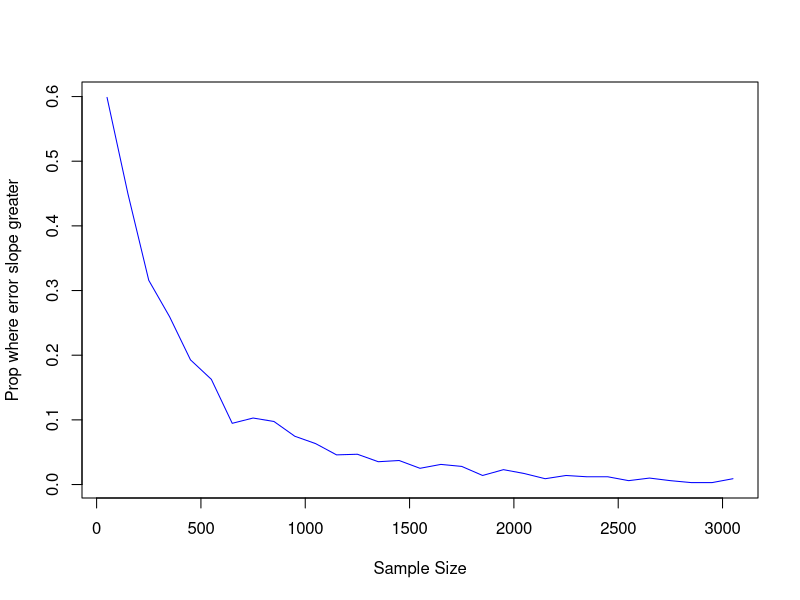

Reproduce this figure in R.
r <- .15

propor <-numeric(31)
powers<-seq(50,3050,100)

xerror<-0.5
yerror<-0.5

for (j in 1:31)  {
  
  sims<-array(0,c(1000,4))
  for (i in 1:1000) {
    x <- rnorm(powers[j],0,1)
    y <- r*x + rnorm(powers[j],0,1)
    xx<-lm(y~x)
    sims[i,1:2]<-summary(xx)$coefficients[2,1:2]
    x<-x + rnorm(powers[j],0,xerror)
    y<-y + rnorm(powers[j],0,yerror)
    xx<-lm(y~x)
    sims[i,3:4]<-summary(xx)$coefficients[2,1:2]
  }
  
  # find significant observations (t test > 2) and then check proportion
  
  temp<-sims[abs(sims[,3]/sims[,4])> 2,]
  
  propor[j] <- table((abs(temp[,3]/temp[,4])> abs(temp[,1]/temp[,2])))[2]/length(temp[,1])
  
  print(j)
}

plot(powers,propor,type="l",xlab="Sample Size",ylab="Prop where error slope greater",col="blue")
